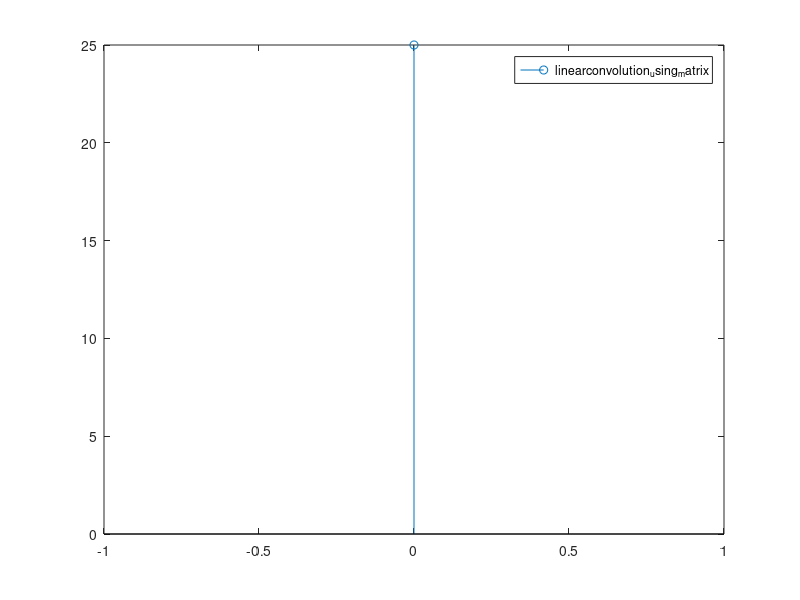

Source code (MATLAB):
clear all
clc
x=input("Discrete values of function x in [ ]:");
h=input("Discrete values of function h in [ ]:");
c=conv(x,h)
a=length(x)+length(h)-1;
x=[x,zeros(1,a-length(x))]
h=[h,zeros(1,a-length(h))]
l=length(h);
A=zeros(l,l);
for i=1:l
    for j=1:l
        A(j,i)=x(j);
    end
    x=[x(l),x(1:end-1)];
end
A
s=A*transpose(h)
f=[0:l-1];
stem(f,s)
legend("linearconvolution_using_matrix")